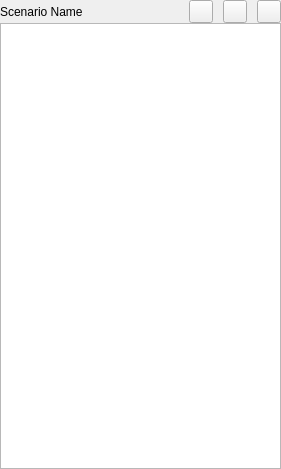
<?xml version="1.0" encoding="UTF-8"?>
<ui version="4.0">
 <class>ScenarioNavigatorView</class>
 <widget class="QWidget" name="ScenarioNavigatorView">
  <property name="geometry">
   <rect>
    <x>0</x>
    <y>0</y>
    <width>281</width>
    <height>469</height>
   </rect>
  </property>
  <property name="windowTitle">
   <string>Form</string>
  </property>
  <layout class="QVBoxLayout" name="verticalLayout">
   <property name="spacing">
    <number>0</number>
   </property>
   <property name="leftMargin">
    <number>0</number>
   </property>
   <property name="topMargin">
    <number>0</number>
   </property>
   <property name="rightMargin">
    <number>0</number>
   </property>
   <property name="bottomMargin">
    <number>0</number>
   </property>
   <item>
    <widget class="QFrame" name="toolbar">
     <layout class="QHBoxLayout" name="horizontalLayout">
      <property name="spacing">
       <number>10</number>
      </property>
      <property name="leftMargin">
       <number>0</number>
      </property>
      <property name="topMargin">
       <number>0</number>
      </property>
      <property name="rightMargin">
       <number>0</number>
      </property>
      <property name="bottomMargin">
       <number>0</number>
      </property>
      <item>
       <widget class="QLabel" name="scenarioName">
        <property name="text">
         <string>Scenario Name</string>
        </property>
       </widget>
      </item>
      <item>
       <widget class="QToolButton" name="text">
        <property name="styleSheet">
         <string notr="true"/>
        </property>
        <property name="text">
         <string/>
        </property>
        <property name="icon">
         <iconset resource="../../../scenarist-core/Resources/Resources.qrc">
          <normaloff>:/Graphics/Icons/Mobile/script.png</normaloff>:/Graphics/Icons/Mobile/script.png</iconset>
        </property>
       </widget>
      </item>
      <item>
       <widget class="QToolButton" name="search">
        <property name="styleSheet">
         <string notr="true"/>
        </property>
        <property name="text">
         <string/>
        </property>
        <property name="icon">
         <iconset resource="../../../scenarist-core/Resources/Resources.qrc">
          <normaloff>:/Graphics/Icons/Mobile/magnify.png</normaloff>:/Graphics/Icons/Mobile/magnify.png</iconset>
        </property>
       </widget>
      </item>
      <item>
       <widget class="QToolButton" name="menu">
        <property name="text">
         <string/>
        </property>
        <property name="icon">
         <iconset resource="../../../scenarist-core/Resources/Resources.qrc">
          <normaloff>:/Graphics/Icons/Mobile/dots-vertical.png</normaloff>:/Graphics/Icons/Mobile/dots-vertical.png</iconset>
        </property>
       </widget>
      </item>
     </layout>
    </widget>
   </item>
   <item>
    <widget class="QTreeView" name="navigator"/>
   </item>
  </layout>
 </widget>
 <resources>
  <include location="../../../scenarist-core/Resources/Resources.qrc"/>
  <include location="../../../scenarist-core/Resources/Resources.qrc"/>
 </resources>
 <connections/>
</ui>
